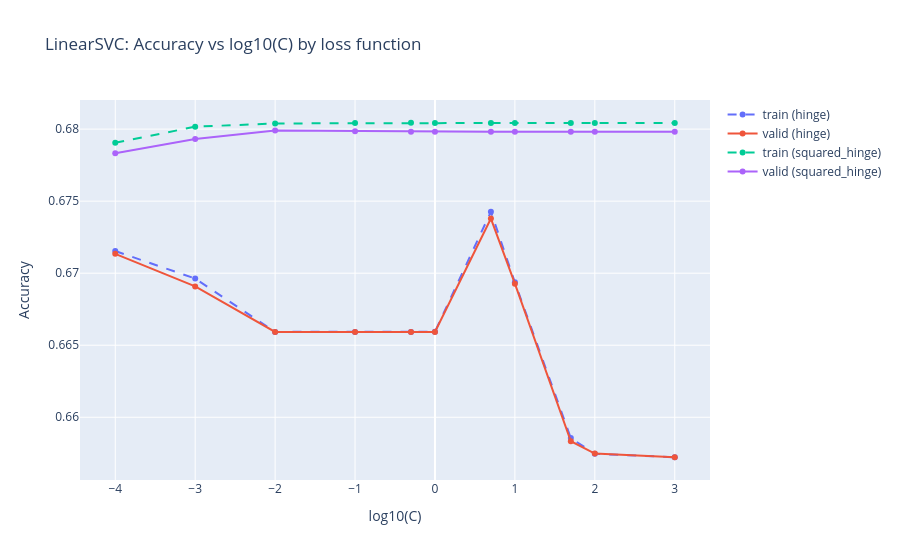

Notebook code for this chart:
### Code cell
import plotly.graph_objects as go
import numpy as np

svm_cv_results = pd.DataFrame(svmCV.cv_results_)
C_vals = [0.0001, 0.001, 0.01, 0.1, 0.5, 1, 5, 10, 50, 100, 1000]

fig = go.Figure()

for loss_type in ['hinge', 'squared_hinge']:
    mask = svm_cv_results['param_estimator__loss'] == loss_type
    subset = svm_cv_results[mask].copy()
    subset['log10_C'] = np.log10(subset['param_estimator__C'].astype(float)).round(2)
    subset = subset.sort_values('log10_C')

    fig.add_trace(go.Scatter(
        x=subset['log10_C'],
        y=subset['mean_train_score'],
        mode='lines+markers',
        name=f'train ({loss_type})',
        line=dict(dash='dash')
    ))
    fig.add_trace(go.Scatter(
        x=subset['log10_C'],
        y=subset['mean_test_score'],
        mode='lines+markers',
        name=f'valid ({loss_type})'
    ))

fig.update_layout(
    title='LinearSVC: Accuracy vs log10(C) by loss function',
    xaxis_title='log10(C)',
    yaxis_title='Accuracy'
)
fig.show()

### Figure 1 — Plotly figure (JSON) as saved in the notebook; plotly's stock layout.template omitted (floating-point values rounded to 4 significant figures)
{"data": [{"line": {"dash": "dash"}, "mode": "lines+markers", "name": "train (hinge)", "type": "scatter", "x": [-4.0, -3.0, -2.0, -1.0, -0.3, 0.0, 0.7, 1.0, 1.7, 2.0, 3.0], "y": [0.6715, 0.6696, 0.6659, 0.6659, 0.6659, 0.6659, 0.6743, 0.6694, 0.6586, 0.6575, 0.6572]}, {"mode": "lines+markers", "name": "valid (hinge)", "type": "scatter", "x": [-4.0, -3.0, -2.0, -1.0, -0.3, 0.0, 0.7, 1.0, 1.7, 2.0, 3.0], "y": [0.6713, 0.6691, 0.6659, 0.6659, 0.6659, 0.6659, 0.6738, 0.6693, 0.6583, 0.6575, 0.6572]}, {"line": {"dash": "dash"}, "mode": "lines+markers", "name": "train (squared_hinge)", "type": "scatter", "x": [-4.0, -3.0, -2.0, -1.0, -0.3, 0.0, 0.7, 1.0, 1.7, 2.0, 3.0], "y": [0.679, 0.6802, 0.6804, 0.6804, 0.6804, 0.6804, 0.6804, 0.6804, 0.6804, 0.6804, 0.6804]}, {"mode": "lines+markers", "name": "valid (squared_hinge)", "type": "scatter", "x": [-4.0, -3.0, -2.0, -1.0, -0.3, 0.0, 0.7, 1.0, 1.7, 2.0, 3.0], "y": [0.6783, 0.6793, 0.6799, 0.6799, 0.6798, 0.6798, 0.6798, 0.6798, 0.6798, 0.6798, 0.6798]}], "layout": {"title": {"text": "LinearSVC: Accuracy vs log10(C) by loss function"}, "xaxis": {"title": {"text": "log10(C)"}}, "yaxis": {"title": {"text": "Accuracy"}}}}
